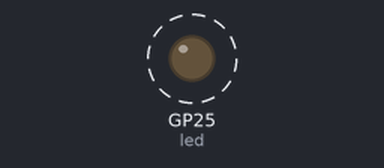
Bench run of a program on a simulated Raspberry Pi Pico running MicroPython. Parts: output pins drawn as LEDs (lit = HIGH). Dashed ring = blinking.

Above: at 0.2 s.
Timing chart, 0 to 3.0 s (numbered marks = the images above):
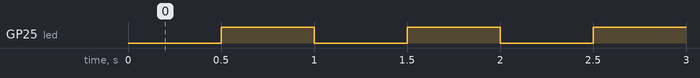

Measured:
- by itself, GP25 (led): alternates HIGH for 0.50 s and LOW for 0.50 s

The program:

nonblocking_blink.py
```python
from machine import Pin, Timer

led = Pin(25, Pin.OUT)  # Set up the LED pin

def blink(timer):
    led.toggle()          # Toggle the LED state

# Create a timer that calls the blink function every 500 ms
timer = Timer()
timer.init(period=500, mode=Timer.PERIODIC, callback=blink)
#
```
